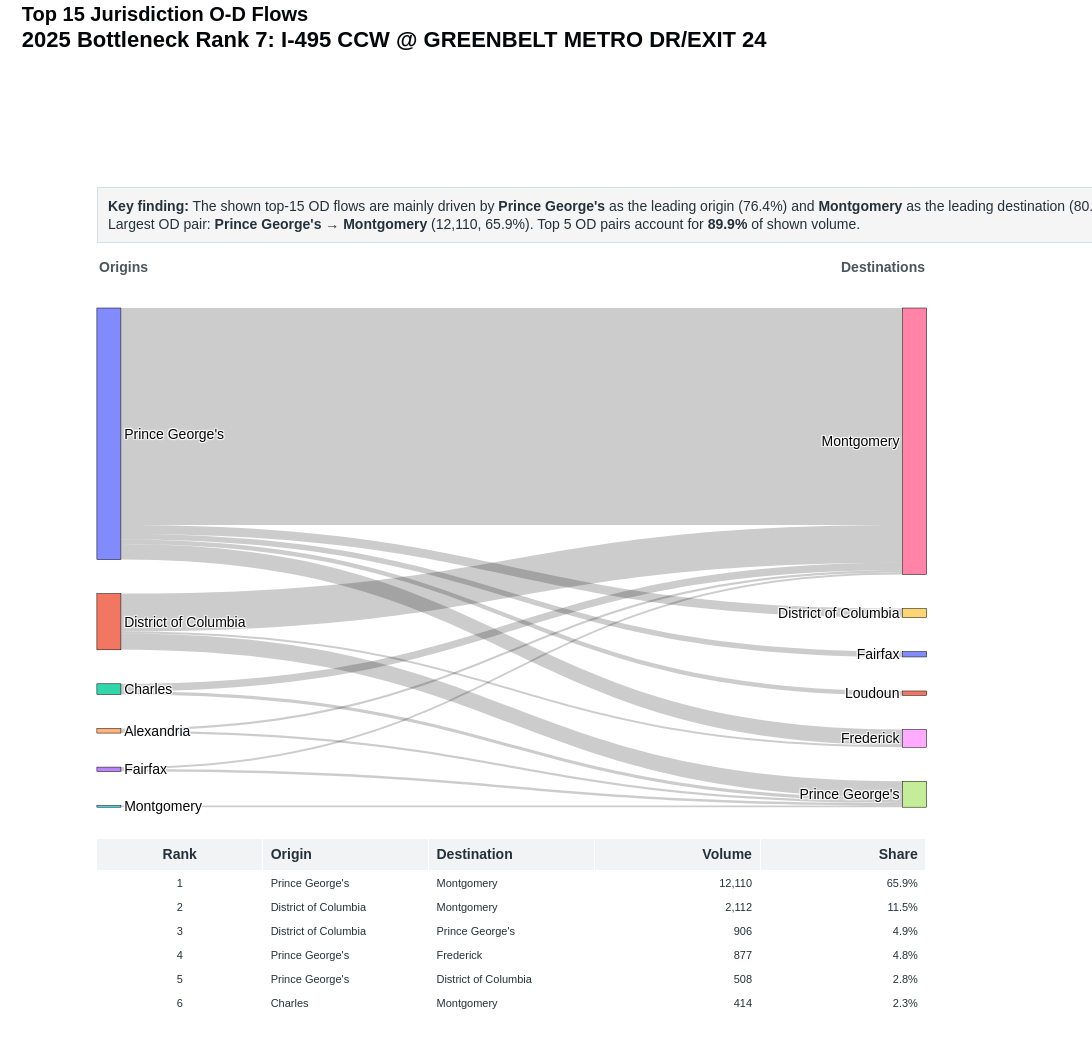

This figure's notebook cell:
### Code cell
county_sankey = make_sankey(county_df, "Top 15 Jurisdiction O-D Flows")
county_sankey

### Figure 1 — Plotly figure (JSON) as saved in the notebook; plotly's stock layout.template omitted (floating-point values rounded to 4 significant figures)
{"data": [{"arrangement": "snap", "domain": {"x": [0.04, 0.94], "y": [0.26, 0.9]}, "link": {"customdata": [[1, "Prince George's", "Montgomery", 12110, 0.659], [2, "District of Columbia", "Montgomery", 2112, 0.1149], [3, "District of Columbia", "Prince George's", 906, 0.0493], [4, "Prince George's", "Frederick", 877, 0.04772], [5, "Prince George's", "District of Columbia", 508, 0.02764], [6, "Charles", "Montgomery", 414, 0.02253], [7, "Prince George's", "Fairfax", 303, 0.01649], [8, "Prince George's", "Loudoun", 247, 0.01344], [9, "Charles", "Prince George's", 181, 0.009849], [10, "Fairfax", "Prince George's", 143, 0.007781], [11, "Alexandria", "Montgomery", 134, 0.007292], [12, "Alexandria", "Prince George's", 125, 0.006802], [13, "District of Columbia", "Frederick", 119, 0.006475], [14, "Fairfax", "Montgomery", 104, 0.005659], [15, "Montgomery", "Prince George's", 94, 0.005115]], "hovertemplate": "<b>OD Pair Rank %{customdata[0]}</b><br>%{customdata[1]} → %{customdata[2]}<br>Volume: %{customdata[3]:,.0f}<br>Share of shown top-15 volume: %{customdata[4]:.1%}<extra></extra>", "source": [0, 1, 1, 0, 0, 2, 0, 0, 2, 3, 4, 4, 1, 3, 5], "target": [6, 6, 7, 8, 9, 6, 10, 11, 7, 7, 6, 7, 8, 6, 7], "value": [12110.0, 2112.0, 906.0, 877.0, 508.0, 414.0, 303.0, 247.0, 181.0, 143.0, 134.0, 125.0, 119.0, 104.0, 94.0]}, "node": {"hovertemplate": "<b>%{label}</b><br>Total shown OD volume: %{value:,.0f}<extra></extra>", "label": ["Prince George's", "District of Columbia", "Charles", "Fairfax", "Alexandria", "Montgomery", "Montgomery", "Prince George's", "Frederick", "District of Columbia", "Fairfax", "Loudoun"], "line": {"color": "black", "width": 0.5}, "pad": 34, "thickness": 24}, "type": "sankey"}, {"cells": {"align": ["center", "left", "left", "right", "right"], "fill": {"color": "white"}, "font": {"color": "#24313A", "size": 11}, "height": 24, "values": [[1, 2, 3, 4, 5, 6, 7, 8, 9, 10, 11, 12, 13, 14, 15], ["Prince George's", "District of Columbia", "District of Columbia", "Prince George's", "Prince George's", "Charles", "Prince George's", "Prince George's", "Charles", "Fairfax", "Alexandria", "Alexandria", "District of Columbia", "Fairfax", "Montgomery"], ["Montgomery", "Montgomery", "Prince George's", "Frederick", "District of Columbia", "Montgomery", "Fairfax", "Loudoun", "Prince George's", "Prince George's", "Montgomery", "Prince George's", "Frederick", "Montgomery", "Prince George's"], ["12,110", "2,112", "906", "877", "508", "414", "303", "247", "181", "143", "134", "125", "119", "104", "94"], ["65.9%", "11.5%", "4.9%", "4.8%", "2.8%", "2.3%", "1.6%", "1.3%", "1.0%", "0.8%", "0.7%", "0.7%", "0.6%", "0.6%", "0.5%"]]}, "domain": {"x": [0.04, 0.94], "y": [0, 0.22]}, "header": {"align": ["center", "left", "left", "right", "right"], "fill": {"color": "#F1F3F5"}, "font": {"color": "#24313A", "size": 14}, "height": 26, "values": ["<b>Rank</b>", "<b>Origin</b>", "<b>Destination</b>", "<b>Volume</b>", "<b>Share</b>"]}, "type": "table"}], "layout": {"annotations": [{"align": "left", "bgcolor": "rgba(245,245,245,0.98)", "bordercolor": "#D8DEE3", "borderpad": 10, "borderwidth": 1, "font": {"color": "#24313A", "size": 14}, "showarrow": false, "text": "<b>Key finding:</b> The shown top-15 OD flows are mainly driven by <b>Prince George's</b> as the leading origin (76.4%) and <b>Montgomery</b> as the leading destination (80.9%).<br>Largest OD pair: <b>Prince George's → Montgomery</b> (12,110, 65.9%). Top 5 OD pairs account for <b>89.9%</b> of shown volume.", "x": 0.04, "xref": "paper", "y": 1.055, "yref": "paper"}, {"align": "left", "font": {"color": "#4A555C", "size": 14}, "showarrow": false, "text": "<b>Origins</b>", "x": 0.04, "xref": "paper", "y": 0.965, "yref": "paper"}, {"align": "right", "font": {"color": "#4A555C", "size": 14}, "showarrow": false, "text": "<b>Destinations</b>", "x": 0.94, "xref": "paper", "y": 0.965, "yref": "paper"}], "font": {"color": "#050608", "family": "Arial", "size": 14}, "height": 1040, "margin": {"b": 30, "l": 60, "r": 110, "t": 230}, "paper_bgcolor": "white", "plot_bgcolor": "white", "title": {"text": "<b>Top 15 Jurisdiction O-D Flows</b><br><span style='font-size:22px'><b>2025 Bottleneck Rank 7: I-495 CCW @ GREENBELT METRO DR/EXIT 24</b></span>", "x": 0.02, "xanchor": "left", "y": 0.98, "yanchor": "top"}, "width": 1250}}
